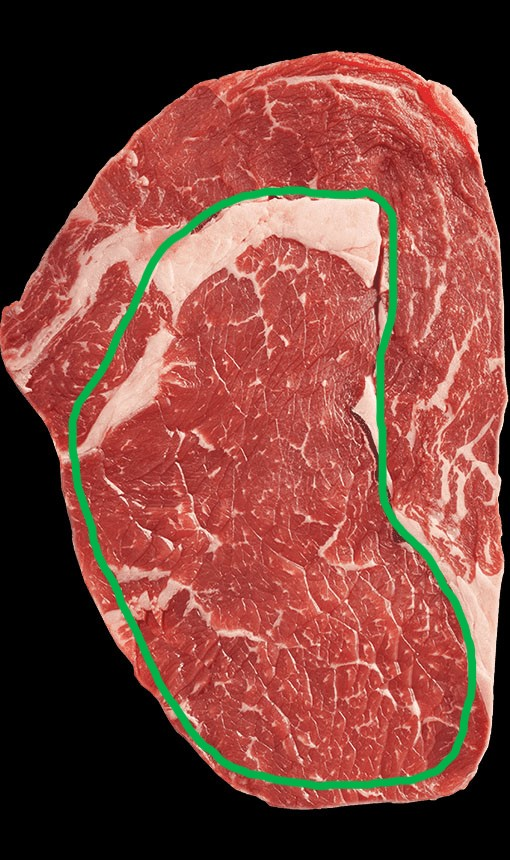
#> input picture c1.jpg, 510 x 860 px
$ python Classificacao.py
#> lines starting #> are read from the running program, lines starting #| are printed output that depends on the picture; after the words box and inside, x2 and y2 are one past the last pixel; in counts of white or black regions, pixels touching at a corner belong together
# Este codigo realiza a análise do marmoreio em steaks de carne.
# Etapas:
# 1. Carrega a imagem ja com um contorno VERDE para isolar.
# 2. Isola a região de interesse (ROI) com base em contornos verdes.
# 3. Processa a ROI para destacar o marmoreio (gordura).
# 4. Calcula a porcentagem de marmoreio e classifica em graus de 1 a 5.


import cv2
from matplotlib import pyplot as plt
import numpy as np

# Carrega a imagem .jpg presente na mesma pasta
image_path = "c1.jpg"
img = cv2.imread(image_path)
#> img is the input picture: shape (860, 510, 3); mean B, G, R 58.4, 66.8, 123.9

# Verificar se a imagem foi carregada corretamente
if img is None:
    print("Erro ao carregar a imagem.")
else:
    # Etapa 1: Carrega imagem original com o cotorno verde feito manualmente
    plt.figure()
    plt.imshow(cv2.cvtColor(img, cv2.COLOR_BGR2RGB))
    plt.title('Imagem original com a area de análise circulada em Verde')
    plt.axis('off')
    plt.show()

    # Converte a imagem para HSV para detectar o contorno verde
    hsv = cv2.cvtColor(img, cv2.COLOR_BGR2HSV)
#> hsv: shape (860, 510, 3); mean H, S, V 7, 107.5, 128.4

    # Define limites para a cor verde
    lower_green = np.array([40, 40, 40])
    upper_green = np.array([80, 255, 255])

    # Cria uma máscara para a o contorno  verde
    mask_green = cv2.inRange(hsv, lower_green, upper_green)
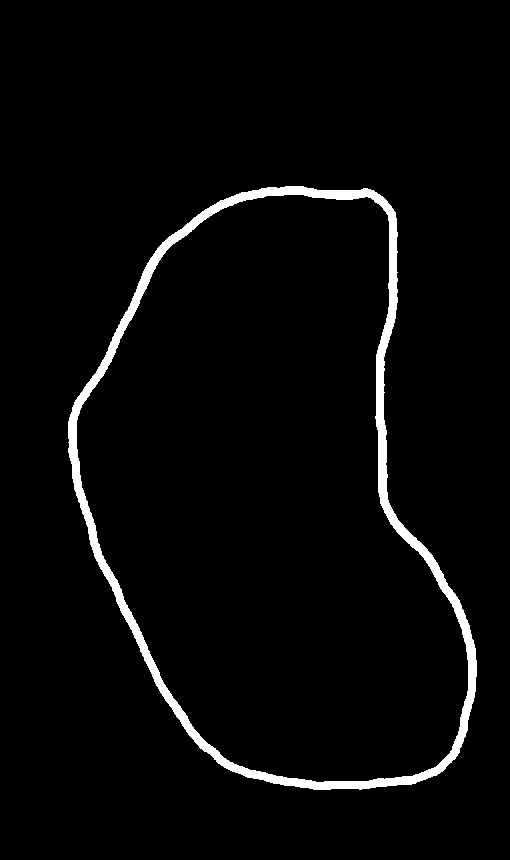
#> mask_green: shape (860, 510); 3.2% white; 1 white region

    # Etapa 2: Apresenta o cortono verde feito
    plt.figure()
    plt.imshow(mask_green, cmap='gray')
    plt.title('Máscara Verde')
    plt.axis('off')
    plt.show()

    # Identifica o contorno na máscara verde
    contours, _ = cv2.findContours(mask_green, cv2.RETR_EXTERNAL, cv2.CHAIN_APPROX_SIMPLE)
#> contours = 1 contour; box (x1, y1, x2, y2) and area: (68, 186, 477, 790) 172090

    # Criar uma máscara vazia do mesmo tamanho da imagem original
    mask_filled_roi = np.zeros(img.shape[:2], dtype=np.uint8)

    # Preencher o interior da máscara (sem as bordas)
    if contours:
        largest_contour = max(contours, key=cv2.contourArea)
#> largest_contour = contour of 712 points, box (x1, y1, x2, y2) (68, 186, 477, 790), area 172090
        cv2.drawContours(mask_filled_roi, [largest_contour], -1, 255, thickness=cv2.FILLED)
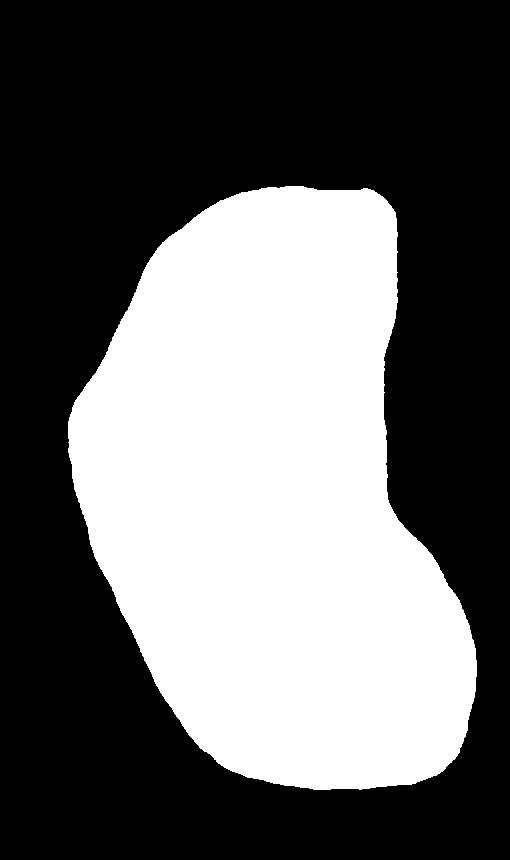
#> mask_filled_roi: shape (860, 510); 39.4% white; 1 white region, box (x1, y1, x2, y2) and area: (68, 186, 477, 790) 172865

    # Etapa 3: Máscara Preenchida da Region of Interest (ROI)
    plt.figure()
    plt.imshow(mask_filled_roi, cmap='gray')
    plt.title('ROI com a Máscara Preenchida')
    plt.axis('off')
    plt.show()

    # Aplica a máscara preenchida na imagem original para isolar a ROI
    roi_without_green_contour = cv2.bitwise_and(img, img, mask=mask_filled_roi)
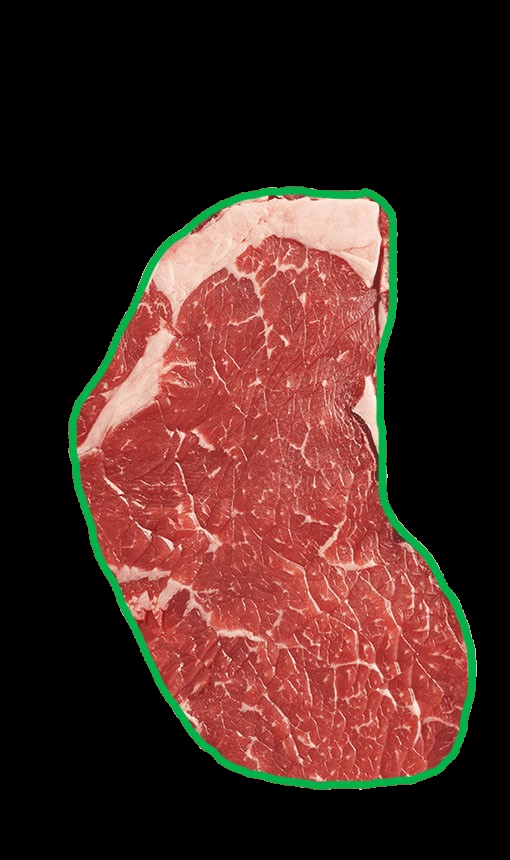
#> roi_without_green_contour: shape (860, 510, 3); mean B, G, R 33.6, 39.5, 70.3

    # Remover o contorno verde, aplicando a máscara apenas nas regiões que não têm contorno verde
    roi_without_green = cv2.bitwise_and(roi_without_green_contour, roi_without_green_contour, mask=~mask_green)
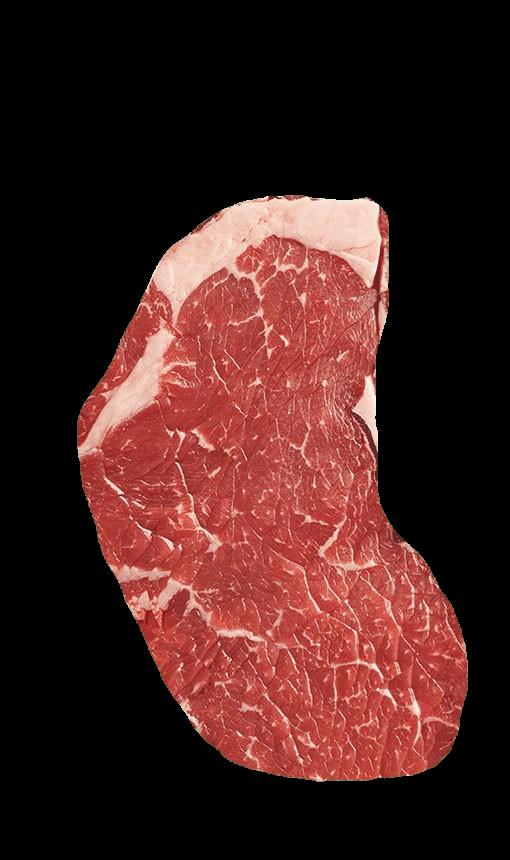
#> roi_without_green: shape (860, 510, 3); mean B, G, R 31.1, 34.1, 69.4

    # Etapa 4: ROI Isolada, regiao contornada com o fundo original
    plt.figure()
    plt.imshow(cv2.cvtColor(roi_without_green, cv2.COLOR_BGR2RGB))
    plt.title('ROI Isolada com o fundo original')
    plt.axis('off')
    plt.show()

    # Converter a ROI isolada para escala de cinza para facilitar a aplicação do proximo filtro
    roi_gray = cv2.cvtColor(roi_without_green, cv2.COLOR_BGR2GRAY)
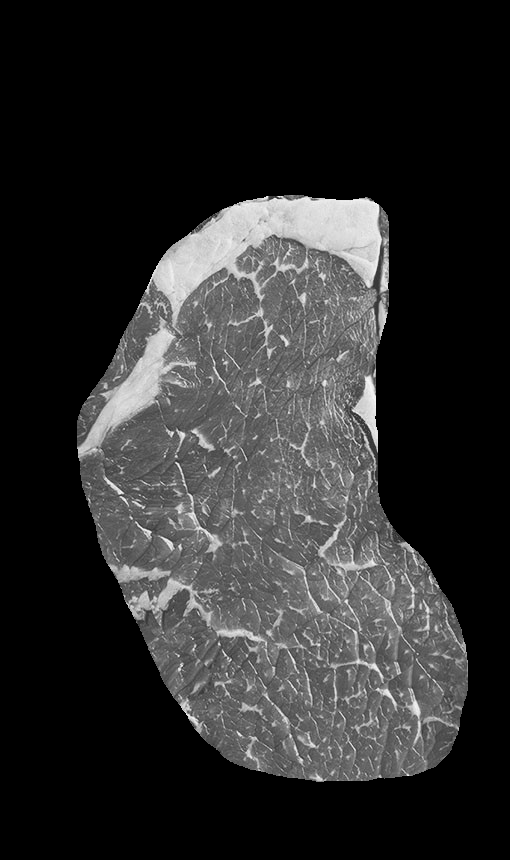
#> roi_gray: shape (860, 510); min 0, max 248, mean 44.3

    # Etapa 5: ROI Isolada em Escala de Cinza
    plt.figure()
    plt.imshow(roi_gray, cmap='gray')
    plt.title('ROI Isolada em Escala de Cinza')
    plt.axis('off')
    plt.show()

    # Binarizar a ROI em escala de cinza para destacar as áreas de gordura
    _, binary_roi = cv2.threshold(roi_gray, 127, 255, cv2.THRESH_BINARY)
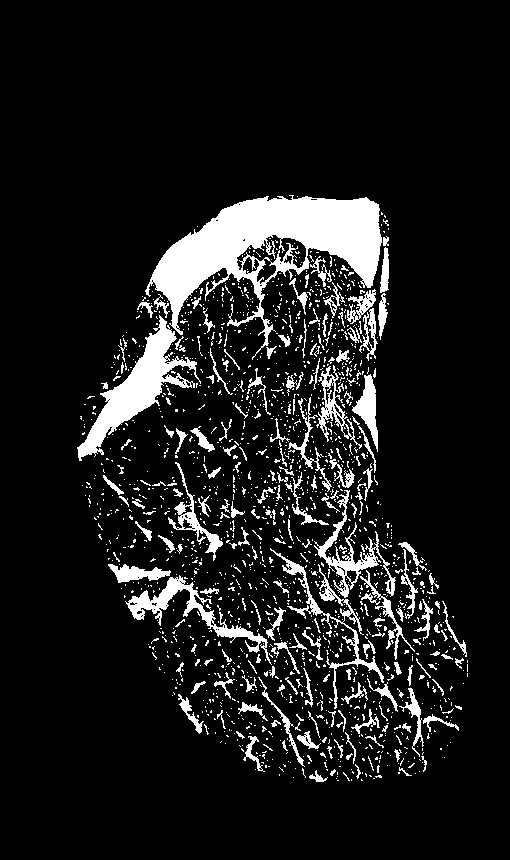
#> binary_roi: shape (860, 510); 10.7% white; 1705 white regions (1497 under 20 px), largest, box (x1, y1, x2, y2) and area: (145, 195, 382, 360) 14308, (77, 315, 201, 461) 4547, (125, 575, 272, 665) 2077

    # Aplicar erosão para separar áreas de gordura próximas
    kernel = cv2.getStructuringElement(cv2.MORPH_ELLIPSE, (5, 5))
    eroded_roi = cv2.erode(binary_roi, kernel, iterations=1)
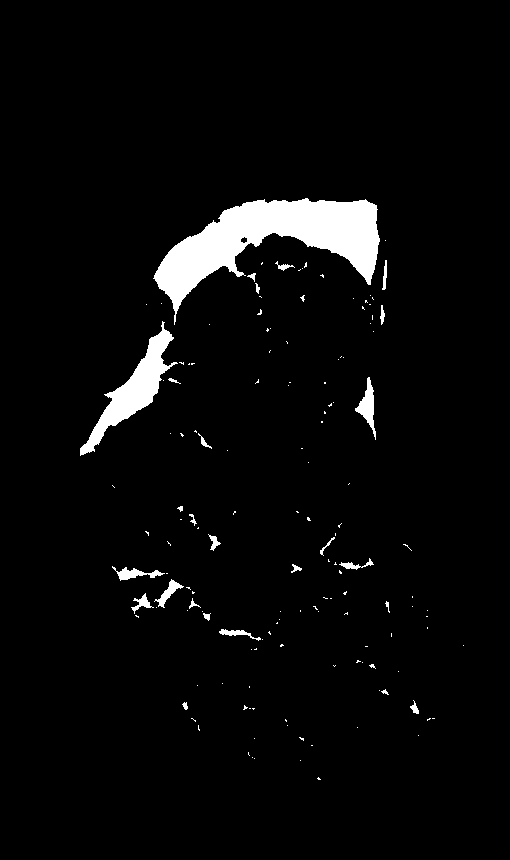
#> eroded_roi: shape (860, 510); 3.9% white; 145 white regions (119 under 20 px), largest, box (x1, y1, x2, y2) and area: (153, 198, 380, 325) 11067, (80, 321, 178, 456) 3159, (355, 377, 376, 440) 497


    # Etapa 6: Erosão (Separação da Gordura)
    plt.figure()
    plt.imshow(eroded_roi, cmap='gray')
    plt.title('Erosão (Separação da Gordura)')
    plt.axis('off')
    plt.show()

# Contar os pixels brancos (representando gordura) na imagem erodida
num_white_pixels = cv2.countNonZero(eroded_roi)
#> num_white_pixels = 17002

# Exibir o resultado
print(f"Numero de pixels de marmoreio: {num_white_pixels}")
#| Numero de pixels de marmoreio: 17002

# Área total da ROI (número total de pixels na máscara preenchida)
total_roi_pixels = cv2.countNonZero(mask_filled_roi)
#> total_roi_pixels = 172865

# Porcentagem de gordura (marmoreio) em relação à ROI
marmoreio_percentage = (num_white_pixels / total_roi_pixels) * 100
#> marmoreio_percentage = 9.84

# Exibir a porcentagem
print(f"Porcentagem de marmoreio: {marmoreio_percentage:.2f}%")
#| Porcentagem de marmoreio: 9.84%

# Classificação de acordo com a porcentagem de marmoreio
if marmoreio_percentage <= 10:
    grau_marmoreio = "Grau 1"
elif marmoreio_percentage <= 20:
    grau_marmoreio = "Grau 2"
elif marmoreio_percentage <= 30:
    grau_marmoreio = "Grau 3"
elif marmoreio_percentage <= 40:
    grau_marmoreio = "Grau 4"
else:
    grau_marmoreio = "Grau 5"

# Retorna os dados
print(f"Classificacao: {grau_marmoreio} de marmoreio")

$ run again, with c2.jpg copied over c1.jpg
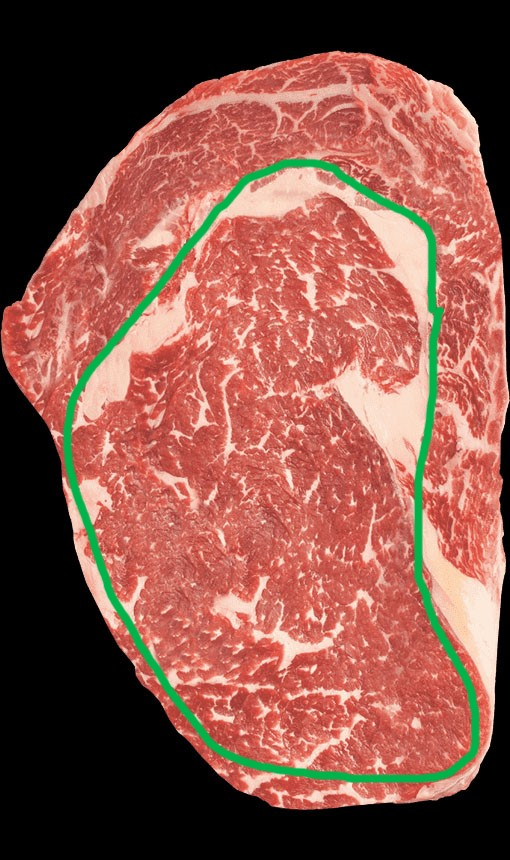
#> input picture c2.jpg, 510 x 860 px
#> img is the input picture: shape (860, 510, 3); mean B, G, R 72.6, 83.8, 137.5
#> hsv: shape (860, 510, 3); mean H, S, V 7.4, 97.3, 142.1
#> `mask_green = cv2.inRange(hsv, lower_green, upper_green)`:
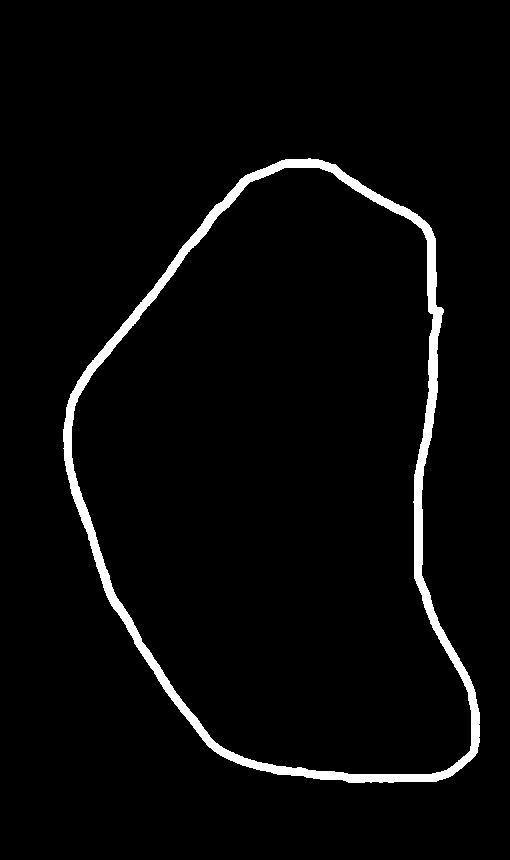
#> mask_green: shape (860, 510); 3.3% white; 1 white region
#> contours = 1 contour; box (x1, y1, x2, y2) and area: (63, 158, 480, 783) 184202
#> largest_contour = contour of 686 points, box (x1, y1, x2, y2) (63, 158, 480, 783), area 184202
#> mask_filled_roi: shape (860, 510); 42.2% white; 1 white region, box (x1, y1, x2, y2) and area: (63, 158, 480, 783) 184985
#> binary_roi: shape (860, 510); 23.2% white; 995 white regions (921 under 20 px), largest, box (x1, y1, x2, y2) and area: (72, 168, 443, 774) 91621, (168, 356, 220, 447) 1362, (404, 642, 457, 685) 763
#> `eroded_roi = cv2.erode(binary_roi, kernel, iterations=1)`:
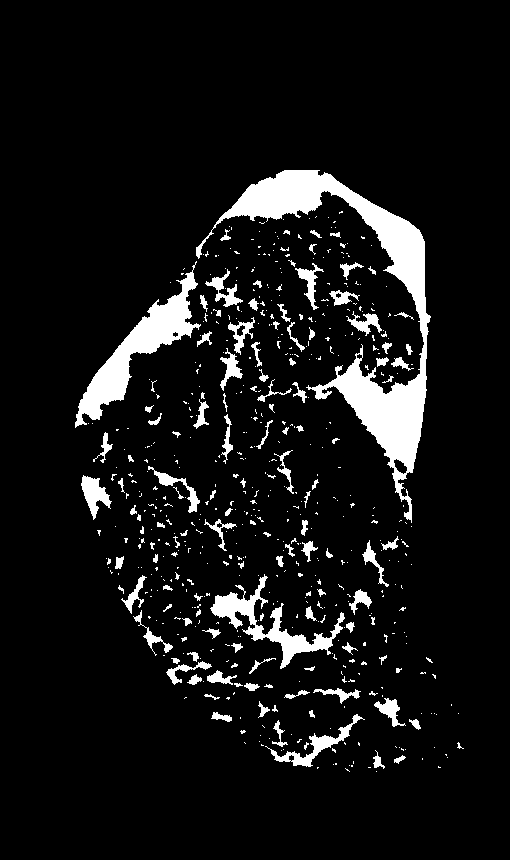
#> eroded_roi: shape (860, 510); 8.1% white; 582 white regions (456 under 20 px), largest, box (x1, y1, x2, y2) and area: (196, 170, 431, 523) 13769, (75, 261, 201, 428) 4842, (210, 574, 345, 669) 2728
#> num_white_pixels = 35370
#| Numero de pixels de marmoreio: 35370
#> total_roi_pixels = 184985
#> marmoreio_percentage = 19.12
#| Porcentagem de marmoreio: 19.12%

$ run again, with c3.jpg copied over c1.jpg
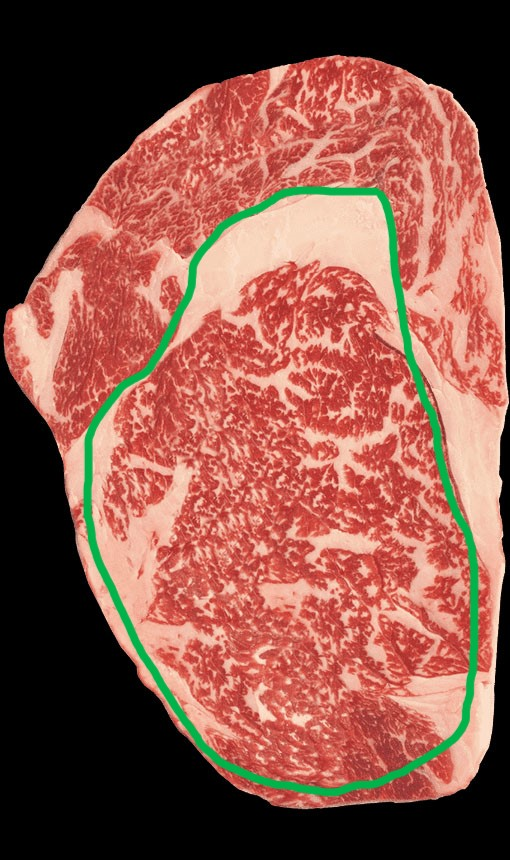
#> input picture c3.jpg, 510 x 860 px
#> img is the input picture: shape (860, 510, 3); mean B, G, R 71.9, 84, 137.8
#> hsv: shape (860, 510, 3); mean H, S, V 7.8, 97.7, 142.3
#> `mask_green = cv2.inRange(hsv, lower_green, upper_green)`:
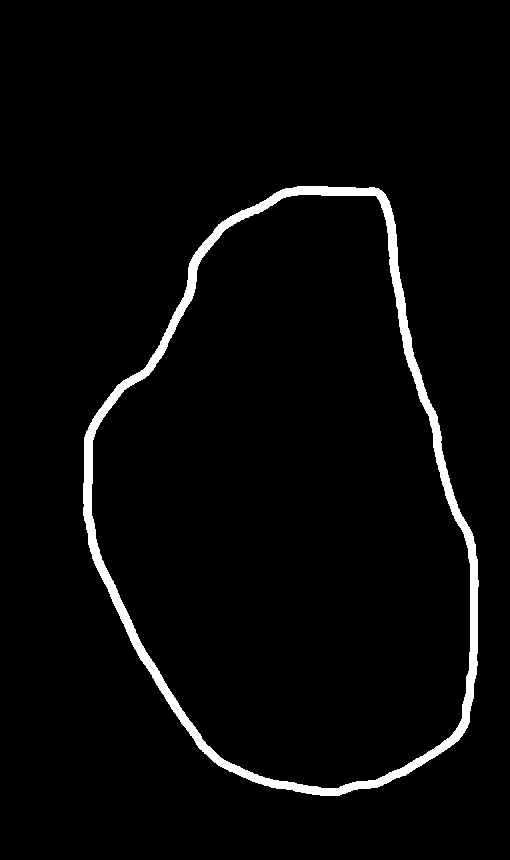
#> mask_green: shape (860, 510); 3.2% white; 1 white region
#> contours = 1 contour; box (x1, y1, x2, y2) and area: (83, 186, 479, 796) 175376
#> largest_contour = contour of 720 points, box (x1, y1, x2, y2) (83, 186, 479, 796), area 175376
#> mask_filled_roi: shape (860, 510); 40.2% white; 1 white region, box (x1, y1, x2, y2) and area: (83, 186, 479, 796) 176131
#> binary_roi: shape (860, 510); 21.5% white; 721 white regions (638 under 20 px), largest, box (x1, y1, x2, y2) and area: (92, 195, 470, 765) 84362, (277, 739, 349, 787) 1062, (312, 375, 370, 426) 663
#> `eroded_roi = cv2.erode(binary_roi, kernel, iterations=1)`:
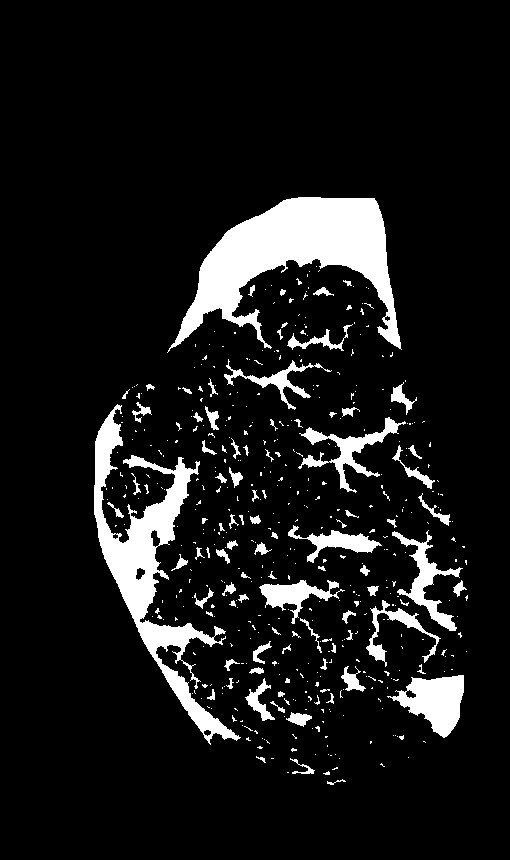
#> eroded_roi: shape (860, 510); 9.9% white; 484 white regions (388 under 20 px), largest, box (x1, y1, x2, y2) and area: (167, 197, 402, 353) 14582, (94, 404, 241, 745) 10626, (387, 675, 464, 738) 2613
#> num_white_pixels = 43223
#| Numero de pixels de marmoreio: 43223
#> total_roi_pixels = 176131
#> marmoreio_percentage = 24.54
#| Porcentagem de marmoreio: 24.54%

$ run again, with c4.jpg copied over c1.jpg
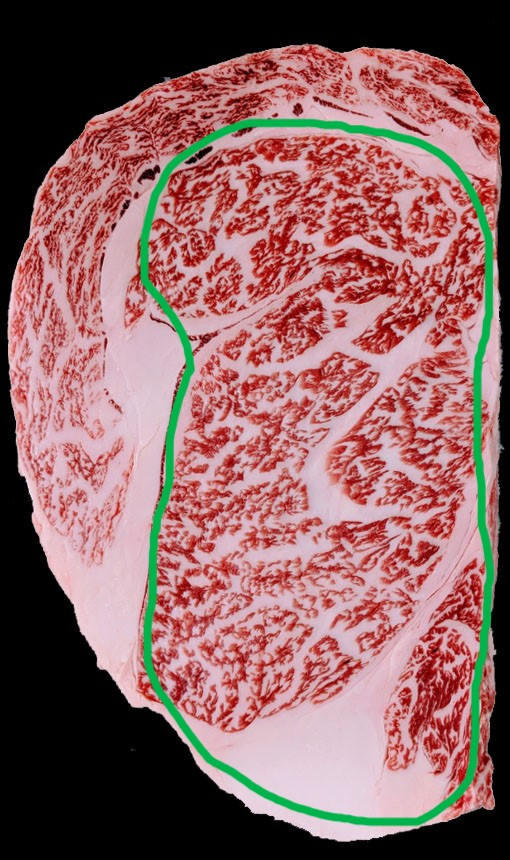
#> input picture c4.jpg, 510 x 860 px
#> img is the input picture: shape (860, 510, 3); mean B, G, R 99.3, 99.2, 140.6
#> hsv: shape (860, 510, 3); mean H, S, V 85.2, 82.3, 145.9
#> mask_green: shape (860, 510); 3.8% white; 1 white region
#> contours = 1 contour; box (x1, y1, x2, y2) and area: (140, 118, 495, 826) 216626
#> largest_contour = contour of 671 points, box (x1, y1, x2, y2) (140, 118, 495, 826), area 216626
#> mask_filled_roi: shape (860, 510); 49.6% white; 1 white region, box (x1, y1, x2, y2) and area: (140, 118, 495, 826) 217517
#> binary_roi: shape (860, 510); 30.5% white; 371 white regions (315 under 20 px), largest, box (x1, y1, x2, y2) and area: (148, 128, 486, 817) 128779, (448, 242, 485, 297) 680, (461, 211, 484, 242) 284
#> `eroded_roi = cv2.erode(binary_roi, kernel, iterations=1)`:
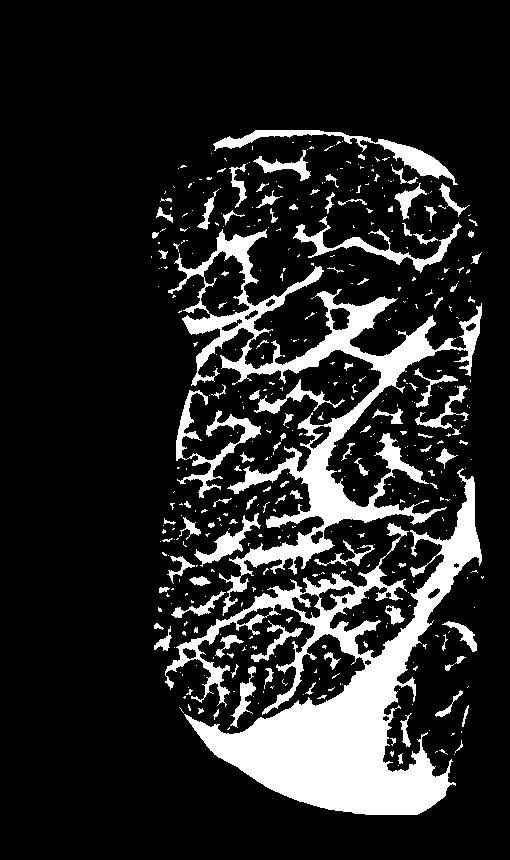
#> eroded_roi: shape (860, 510); 15.6% white; 460 white regions (350 under 20 px), largest, box (x1, y1, x2, y2) and area: (165, 468, 482, 815) 31010, (168, 229, 482, 616) 19171, (213, 130, 458, 185) 2181
#> num_white_pixels = 68283
#| Numero de pixels de marmoreio: 68283
#> total_roi_pixels = 217517
#> marmoreio_percentage = 31.39
#| Porcentagem de marmoreio: 31.39%
